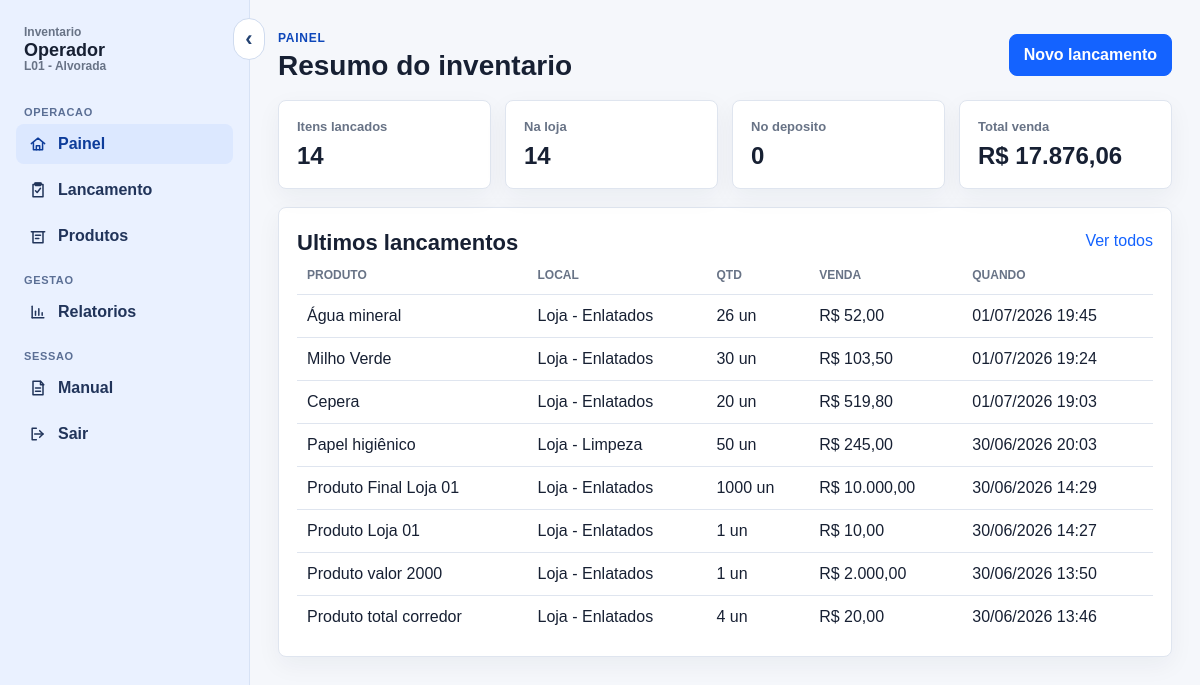
/ (signed in), run on an earlier commit of the app's database.
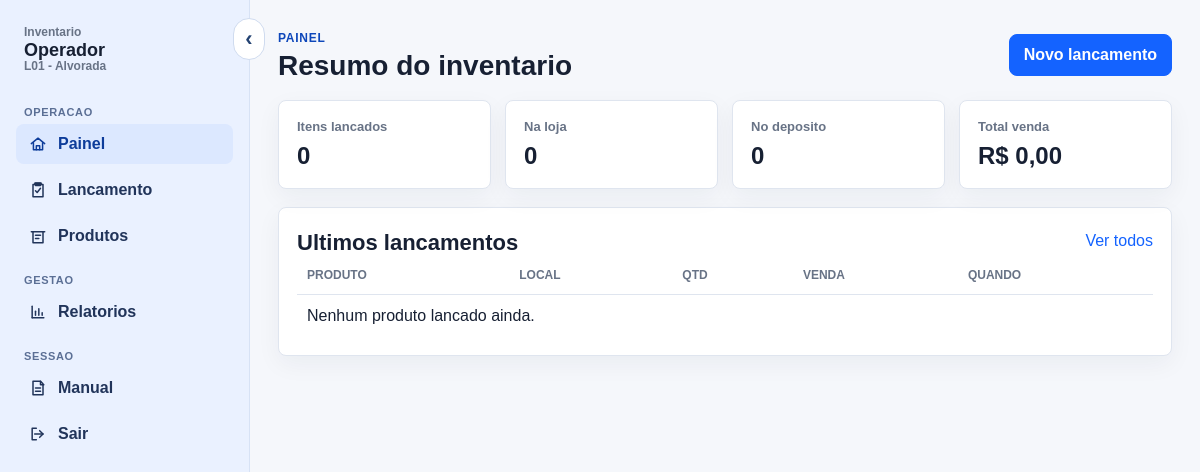
And on a later commit of the database.
### app/models.py (models this page shows, shortened)
class Usuario(UserMixin, db.Model):
    id = db.Column(db.Integer, primary_key=True)
    nome = db.Column(db.String(120), nullable=False)
    email = db.Column(db.String(160), nullable=False, unique=True, index=True)
    senha_hash = db.Column(db.String(255), nullable=False)
    perfil = db.Column(db.String(30), nullable=False, default="operador")
    ativo = db.Column(db.Boolean, nullable=False, default=True)
    loja_id = db.Column(db.Integer, db.ForeignKey("loja.id"))
    ver_todas_lojas = db.Column(db.Boolean, nullable=False, default=False)
    permissoes = db.Column(db.Text, nullable=False, default="[]")
    produtos = db.relationship("ProdutoInventario", back_populates="usuario")
    loja = db.relationship("Loja", back_populates="usuarios")
    @property
    def is_admin(self):
        return self.perfil == "admin"
    @property
    def pode_ver_todas_lojas(self):
        return self.is_admin or self.ver_todas_lojas
    @property
    def permissoes_set(self):
        if self.is_admin:
            return set(PERMISSOES_USUARIO)
        try:
            valores = json.loads(self.permissoes or "[]")
        except json.JSONDecodeError:
            valores = []
        return {valor for valor in valores if valor in PERMISSOES_USUARIO}
    @property
    def is_active(self):
        return self.ativo
    def can_access(self, area):
        if self.is_admin:
            return True
        return area in self.permissoes_set

class Loja(db.Model):
    id = db.Column(db.Integer, primary_key=True)
    nome = db.Column(db.String(120), nullable=False)
    codigo = db.Column(db.String(30), nullable=False, unique=True)
    ativa = db.Column(db.Boolean, nullable=False, default=True)
    criada_em = db.Column(db.DateTime, nullable=False, default=datetime.utcnow)
    usuarios = db.relationship("Usuario", back_populates="loja")
    produtos = db.relationship("ProdutoInventario", back_populates="loja")

class ProdutoInventario(db.Model):
    id = db.Column(db.Integer, primary_key=True)
    codigo_barras = db.Column(db.String(80), nullable=False, index=True)
    nome = db.Column(db.String(160), nullable=False)
    local_estoque = db.Column(db.String(30), nullable=False, default="store")
    loja_id = db.Column(db.Integer, db.ForeignKey("loja.id"))
    corredor_id = db.Column(db.Integer, db.ForeignKey("corredor.id"))
    origem = db.Column(db.String(30), nullable=False, default="cd")
    margem = db.Column(db.Numeric(8, 2), nullable=False, default=Decimal("20.00"))
    preco_venda = db.Column(db.Numeric(12, 2), nullable=False)
    preco_custo = db.Column(db.Numeric(12, 2), nullable=False)
    quantidade = db.Column(db.Numeric(12, 3), nullable=False, default=Decimal("1.000"))
    tipo_medida = db.Column(db.String(20), nullable=False, default="unit")
    usuario_id = db.Column(db.Integer, db.ForeignKey("usuario.id"))
    criado_em = db.Column(db.DateTime, nullable=False, default=datetime.utcnow)
    atualizado_em = db.Column(db.DateTime, nullable=False, default=datetime.utcnow, onupdate=datetime.utcnow)
    usuario = db.relationship("Usuario", back_populates="produtos")
    loja = db.relationship("Loja", back_populates="produtos")
    corredor = db.relationship("Corredor", back_populates="produtos")
    @property
    def local_label(self):
        return LOCAIS_ESTOQUE.get(self.local_estoque, self.local_estoque)
    @property
    def medida_label(self):
        labels = {
            "kg": "kg",
            "box": "cx",
            "bundle": "fardo",
        }
        return labels.get(self.tipo_medida, "un")
    @property
    def total_custo(self):
        return (self.preco_custo or Decimal("0.00")) * (self.quantidade or Decimal("0.000"))
    @property
    def total_venda(self):
        return (self.preco_venda or Decimal("0.00")) * (self.quantidade or Decimal("0.000"))

class Corredor(db.Model):
    id = db.Column(db.Integer, primary_key=True)
    nome = db.Column(db.String(100), nullable=False, unique=True)
    ativo = db.Column(db.Boolean, nullable=False, default=True)
    criado_em = db.Column(db.DateTime, nullable=False, default=datetime.utcnow)
    produtos = db.relationship("ProdutoInventario", back_populates="corredor")

### app/main/routes.py (the view)
@bp.route("/")
@login_required
def dashboard():
    require_access("painel")
    query = ProdutoInventario.query
    if not current_user.pode_ver_todas_lojas:
        query = query.filter(ProdutoInventario.loja_id == current_user.loja_id)
    produtos = query.all()
    recentes = query.order_by(ProdutoInventario.criado_em.desc()).limit(8).all()
    por_local = {
        key: query.filter(ProdutoInventario.local_estoque == key).count()
        for key in LOCAIS_ESTOQUE
    }
    return render_template("main/dashboard.html", totais=totais(produtos), recentes=recentes, por_local=por_local)

### app/main/routes.py (called while the page is built)
def require_access(area):
    if not current_user.can_access(area):
        abort(403)

### app/models.py (called while the page is built)
@login_manager.user_loader
def load_user(user_id):
    return db.session.get(Usuario, int(user_id))

### app/templates/main/dashboard.html (shortened to what this page needs)
{% extends "base.html" %}
{% block content %}
<div class="page-header">
    <div>
        <span class="eyebrow">Painel</span>
        <h1>Resumo do inventario</h1>
    </div>
    <a class="button" href="{{ url_for('main.lancamento') }}">Novo lancamento</a>
</div>
<section class="stats-grid">
    <div class="stat-card"><span>Itens lancados</span><strong>{{ totais.itens }}</strong></div>
    <div class="stat-card"><span>Na loja</span><strong>{{ por_local.store }}</strong></div>
    <div class="stat-card"><span>No deposito</span><strong>{{ por_local.warehouse }}</strong></div>
    <div class="stat-card"><span>Total venda</span><strong>{{ totais.venda|brl }}</strong></div>
</section>
<section>
    <div class="section-title">
        <h2>Ultimos lancamentos</h2>
        <a href="{{ url_for('main.produtos') }}">Ver todos</a>
    </div>
    <table class="mobile-card-table">
        <thead><tr><th>Produto</th><th>Local</th><th>Qtd</th><th>Venda</th><th>Quando</th></tr></thead>
        <tbody>
            {% for item in recentes %}
            <tr>
                <td data-label="Produto">{{ item.nome }}</td>
                <td data-label="Local">{{ item.local_label }}{% if item.corredor %} - {{ item.corredor.nome }}{% endif %}</td>
                <td data-label="Qtd">{{ item.quantidade|qty }} {{ item.medida_label }}</td>
                <td data-label="Venda">{{ item.total_venda|brl }}</td>
                <td data-label="Quando">{{ item.criado_em|datetime_local }}</td>
            </tr>
            {% else %}
            <tr><td colspan="5">Nenhum produto lancado ainda.</td></tr>
            {% endfor %}
        </tbody>
    </table>
</section>
{% endblock %}

### app/templates/base.html (shortened to what this page needs)
{% macro nav_icon(name) -%}
<svg class="nav-icon" viewBox="0 0 24 24" aria-hidden="true">
    {% if name == "painel" %}<path d="M4 11.5 12 5l8 6.5"></path><path d="M6.5 10.5V19h11v-8.5"></path><path d="M10 19v-5h4v5"></path>
    {% elif name == "lancamento" %}<path d="M8 4h8"></path><path d="M9 3.5h6v3H9z"></path><path d="M6 5.5h12V20H6z"></path><path d="m9 13 2 2 4-5"></path>
    {% elif name == "produtos" %}<path d="M4 7h16"></path><path d="M6 7v13h12V7"></path><path d="M9 11h6"></path><path d="M9 15h4"></path>
    {% elif name == "relatorios" %}<path d="M5 19V5"></path><path d="M5 19h14"></path><path d="M9 16v-5"></path><path d="M13 16V8"></path><path d="M17 16v-3"></path>
    {% elif name == "lojas" %}<path d="M4 10h16"></path><path d="m5 10 1.5-5h11L19 10"></path><path d="M6 10v10h12V10"></path><path d="M10 20v-5h4v5"></path>
    {% elif name == "corredores" %}<path d="M4 6h16"></path><path d="M4 12h16"></path><path d="M4 18h16"></path>
    {% elif name == "usuarios" %}<path d="M9 11a3 3 0 1 0 0-6 3 3 0 0 0 0 6Z"></path><path d="M3.5 20c.6-3.4 2.4-5 5.5-5s4.9 1.6 5.5 5"></path><path d="M16 11a2.5 2.5 0 0 0 0-5"></path><path d="M17 15c2 .3 3.2 1.9 3.5 5"></path>
    {% elif name == "manual" %}<path d="M6 4h9l3 3v13H6z"></path><path d="M15 4v4h4"></path><path d="M9 12h6"></path><path d="M9 16h6"></path>
    {% elif name == "sair" %}<path d="M10 5H5v14h5"></path><path d="M14 8l4 4-4 4"></path><path d="M8 12h10"></path>{% endif %}
</svg>
{%- endmacro %}
<!doctype html>
<html lang="pt-BR">
<head>
    <link rel="stylesheet" href="{{ url_for('static', filename='css/style.css') }}">
</head>
<body>
    {% if current_user.is_authenticated %}
    <div class="app-shell" data-app-shell>
        <aside class="sidebar" data-menu>
            <button class="sidebar-collapse" type="button" data-sidebar-collapse aria-label="Recolher menu">&#8249;</button>
            <a class="brand sidebar-brand" href="{{ url_for('main.dashboard') }}">
                <span class="brand-greeting">Inventario</span>
                <span>{{ current_user.nome }}</span>
                {% if current_user.loja and not current_user.pode_ver_todas_lojas %}
                <span class="brand-greeting">{{ current_user.loja.codigo }} - {{ current_user.loja.nome }}</span>
                {% elif current_user.pode_ver_todas_lojas %}
                <span class="brand-greeting">Todas as lojas</span>
                {% endif %}
            </a>
            <nav class="nav">
                <div class="nav-group">
                    <span>Operacao</span>
                    {% if current_user.can_access("painel") %}
                    <a class="{% if request.endpoint == 'main.dashboard' %}active{% endif %}" href="{{ url_for('main.dashboard') }}" title="Painel">{{ nav_icon("painel") }}<span class="nav-text">Painel</span></a>
                    {% endif %}
                    {% if current_user.can_access("lancamento") %}
                    <a class="{% if request.endpoint == 'main.lancamento' %}active{% endif %}" href="{{ url_for('main.lancamento') }}" title="Lancamento">{{ nav_icon("lancamento") }}<span class="nav-text">Lancamento</span></a>
                    {% endif %}
                    {% if current_user.can_access("produtos") %}
                    <a class="{% if request.endpoint == 'main.produtos' %}active{% endif %}" href="{{ url_for('main.produtos') }}" title="Produtos">{{ nav_icon("produtos") }}<span class="nav-text">Produtos</span></a>
                    {% endif %}
                </div>
                {% if current_user.can_access("relatorios") %}
                <div class="nav-group">
                    <span>Gestao</span>
                    <a class="{% if request.endpoint == 'main.relatorios' %}active{% endif %}" href="{{ url_for('main.relatorios') }}" title="Relatorios">{{ nav_icon("relatorios") }}<span class="nav-text">Relatorios</span></a>
                </div>
                {% endif %}
                <div class="nav-group">
                    <span>Sessao</span>
                    <a class="{% if request.endpoint == 'main.manual' %}active{% endif %}" href="{{ url_for('main.manual') }}" title="Manual">{{ nav_icon("manual") }}<span class="nav-text">Manual</span></a>
                    <a href="{{ url_for('auth.logout') }}" title="Sair">{{ nav_icon("sair") }}<span class="nav-text">Sair</span></a>
                </div>
            </nav>
        </aside>
        <main class="container">
    {% else %}
        <main class="container">
    {% endif %}
        {% block content %}{% endblock %}
        </main>
    {% if current_user.is_authenticated %}</div>{% endif %}
</body>
</html>

### app/static/css/style.css (style rules this page uses)
:root { --bg: #f5f7fb; --panel: #ffffff; --text: #172033; --muted: #687386; --line: #dfe5ef; --primary: #1463ff; --primary-dark: #0e47ba; --danger: #d92d20; --success: #087443; }
* { box-sizing: border-box; }
html { min-height: 100%; }
body { margin: 0; background: var(--bg); color: var(--text); font-family: Arial, Helvetica, sans-serif; min-height: 100vh; }
a { color: var(--primary); text-decoration: none; }
.app-shell { display: grid; grid-template-columns: 250px minmax(0, 1fr); min-height: 100vh; transition: grid-template-columns 0.2s ease; }
.sidebar { background: #eaf1ff; border-right: 1px solid #d7e2f5; display: flex; flex-direction: column; gap: 18px; min-height: 100vh; padding: 20px 16px; position: sticky; top: 0; }
.brand { color: var(--text); display: grid; font-size: 18px; font-weight: 700; line-height: 1.15; }
.brand-greeting { color: var(--muted); font-size: 12px; font-weight: 600; }
.sidebar-brand { padding: 6px 8px 14px; }
.nav { display: grid; gap: 18px; }
.nav-group { display: grid; gap: 6px; }
.nav-group > span { color: #5b6f95; font-size: 11px; font-weight: 800; letter-spacing: 0.06em; padding: 0 8px; text-transform: uppercase; }
.nav-group a { align-items: center; border-radius: 8px; color: #21345a; display: flex; gap: 10px; font-weight: 700; padding: 10px 12px; }
.nav-icon { fill: none; flex: 0 0 20px; height: 20px; stroke: currentColor; stroke-linecap: round; stroke-linejoin: round; stroke-width: 1.8; width: 20px; }
.nav-group a:hover, .nav-group a.active { background: #dce8ff; color: #0d3c9a; }
.sidebar-collapse { align-items: center; background: #fff; border: 1px solid #cfdbef; border-radius: 999px; color: #244372; cursor: pointer; display: inline-flex; font-size: 22px; font-weight: 800; height: 32px; justify-content: center; position: absolute; right: -16px; top: 18px; width: 32px; }
.container { margin: 0 auto; max-width: 1180px; padding: 28px; width: 100%; }
.page-header { align-items: center; display: flex; gap: 16px; justify-content: space-between; margin-bottom: 18px; }
.page-header h1 { font-size: 28px; margin: 4px 0 0; }
.eyebrow { color: var(--primary-dark); font-size: 12px; font-weight: 800; letter-spacing: 0.06em; text-transform: uppercase; }
.section-title { align-items: center; display: flex; justify-content: space-between; }
.section-title h2 { font-size: 22px; margin: 4px 0 0; }
section, .form-card, .stat-card, .report-card { background: var(--panel); border: 1px solid var(--line); border-radius: 8px; box-shadow: 0 8px 24px rgba(23, 32, 51, 0.05); }
section { margin-bottom: 18px; padding: 18px; }
button, .button { align-items: center; background: var(--primary); border: 1px solid var(--primary); border-radius: 8px; color: #fff; cursor: pointer; display: inline-flex; font: inherit; font-weight: 800; justify-content: center; min-height: 42px; padding: 10px 14px; }
.stats-grid { background: transparent; border: 0; box-shadow: none; display: grid; gap: 14px; grid-template-columns: repeat(4, minmax(0, 1fr)); padding: 0; }
.stat-card { display: grid; gap: 8px; padding: 18px; }
.stat-card span { color: var(--muted); font-size: 13px; font-weight: 700; }
.stat-card strong { font-size: 24px; }
table { border-collapse: collapse; width: 100%; }
th, td { border-bottom: 1px solid var(--line); padding: 12px 10px; text-align: left; vertical-align: middle; }
th { color: var(--muted); font-size: 12px; text-transform: uppercase; }
tr:last-child td { border-bottom: 0; }

What changed in the data, as far as the page shows it:
removed ProdutoInventario: nome "Água mineral", local_label "Loja", corredor.nome "Enlatados", quantidade|qty "26", medida_label "un", total_venda|brl "R$ 52,00", criado_em "01/07/2026 19:45"
removed ProdutoInventario: nome "Milho Verde", local_label "Loja", corredor.nome "Enlatados", quantidade|qty "30", medida_label "un", total_venda|brl "R$ 103,50", criado_em "01/07/2026 19:24"
removed ProdutoInventario: nome "Cepera", local_label "Loja", corredor.nome "Enlatados", quantidade|qty "20", medida_label "un", total_venda|brl "R$ 519,80", criado_em "01/07/2026 19:03"
removed ProdutoInventario: nome "Papel higiênico", local_label "Loja", corredor.nome "Limpeza", quantidade|qty "50", medida_label "un", total_venda|brl "R$ 245,00", criado_em "30/06/2026 20:03"
removed ProdutoInventario: nome "Produto Final Loja 01", local_label "Loja", corredor.nome "Enlatados", quantidade|qty "1000", medida_label "un", total_venda|brl "R$ 10.000,00", criado_em "30/06/2026 14:29"
removed ProdutoInventario: nome "Produto Loja 01", local_label "Loja", corredor.nome "Enlatados", quantidade|qty "1", medida_label "un", total_venda|brl "R$ 10,00", criado_em "30/06/2026 14:27"
removed ProdutoInventario: nome "Produto valor 2000", local_label "Loja", corredor.nome "Enlatados", quantidade|qty "1", medida_label "un", total_venda|brl "R$ 2.000,00", criado_em "30/06/2026 13:50"
removed ProdutoInventario: nome "Produto total corredor", local_label "Loja", corredor.nome "Enlatados", quantidade|qty "4", medida_label "un", total_venda|brl "R$ 20,00", criado_em "30/06/2026 13:46"
Also different on the page:
{{ totais.itens }}: "14" → "0"
{{ por_local.store }}: "14" → "0"
{{ totais.venda|brl }}: "R$ 17.876,06" → "R$ 0,00"
text now shown: "Nenhum produto lancado ainda."
